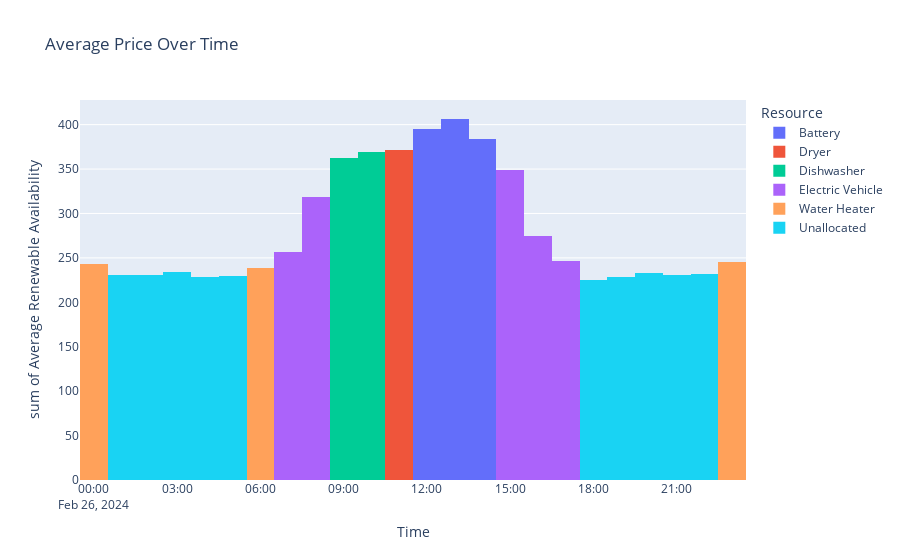

The notebook cell saved with this chart:
### Code cell
def allocate_resources_by_energy_availability(resources, energy_mix_averaged_by_hour):
    # sort by price asc
    energy_data_averaged_by_hour_sorted = sorted(energy_mix_averaged_by_hour, key=itemgetter(1), reverse=True)
    return allocate_resources(resources, energy_data_averaged_by_hour_sorted)

renewable_data_with_resources_allocated = allocate_resources_by_energy_availability(resources, energy_mix_averaged_by_hour)

resources_allocated = pd.DataFrame(renewable_data_with_resources_allocated, columns=["Resource", "Time", "Average Renewable Availability"])
num_chart_bins = len(resources_allocated)
fig = px.histogram(resources_allocated, x="Time", y="Average Renewable Availability", title="Average Price Over Time", color="Resource", nbins = num_chart_bins)
fig.show()

### Figure 1 — Plotly figure (JSON) as saved in the notebook; plotly's stock layout.template omitted (floating-point values rounded to 4 significant figures)
{"data": [{"alignmentgroup": "True", "bingroup": "x", "histfunc": "sum", "hovertemplate": "Resource=Battery<br>Time=%{x}<br>sum of Average Renewable Availability=%{y}<extra></extra>", "legendgroup": "Battery", "marker": {"color": "#636efa", "pattern": {"shape": ""}}, "name": "Battery", "nbinsx": 24, "offsetgroup": "Battery", "orientation": "v", "showlegend": true, "type": "histogram", "x": ["2024-02-26T13:15:00-05:00", "2024-02-26T12:15:00-05:00", "2024-02-26T14:15:00-05:00"], "xaxis": "x", "y": [406.3, 395.5, 383.8], "yaxis": "y"}, {"alignmentgroup": "True", "bingroup": "x", "histfunc": "sum", "hovertemplate": "Resource=Dryer<br>Time=%{x}<br>sum of Average Renewable Availability=%{y}<extra></extra>", "legendgroup": "Dryer", "marker": {"color": "#EF553B", "pattern": {"shape": ""}}, "name": "Dryer", "nbinsx": 24, "offsetgroup": "Dryer", "orientation": "v", "showlegend": true, "type": "histogram", "x": ["2024-02-26T11:15:00-05:00"], "xaxis": "x", "y": [371.7], "yaxis": "y"}, {"alignmentgroup": "True", "bingroup": "x", "histfunc": "sum", "hovertemplate": "Resource=Dishwasher<br>Time=%{x}<br>sum of Average Renewable Availability=%{y}<extra></extra>", "legendgroup": "Dishwasher", "marker": {"color": "#00cc96", "pattern": {"shape": ""}}, "name": "Dishwasher", "nbinsx": 24, "offsetgroup": "Dishwasher", "orientation": "v", "showlegend": true, "type": "histogram", "x": ["2024-02-26T10:15:00-05:00", "2024-02-26T09:15:00-05:00"], "xaxis": "x", "y": [369.3, 362.2], "yaxis": "y"}, {"alignmentgroup": "True", "bingroup": "x", "histfunc": "sum", "hovertemplate": "Resource=Electric Vehicle<br>Time=%{x}<br>sum of Average Renewable Availability=%{y}<extra></extra>", "legendgroup": "Electric Vehicle", "marker": {"color": "#ab63fa", "pattern": {"shape": ""}}, "name": "Electric Vehicle", "nbinsx": 24, "offsetgroup": "Electric Vehicle", "orientation": "v", "showlegend": true, "type": "histogram", "x": ["2024-02-26T15:15:00-05:00", "2024-02-26T08:15:00-05:00", "2024-02-26T16:15:00-05:00", "2024-02-26T07:15:00-05:00", "2024-02-26T17:14:37-05:00"], "xaxis": "x", "y": [348.7, 318.9, 275.1, 256.9, 246.1], "yaxis": "y"}, {"alignmentgroup": "True", "bingroup": "x", "histfunc": "sum", "hovertemplate": "Resource=Water Heater<br>Time=%{x}<br>sum of Average Renewable Availability=%{y}<extra></extra>", "legendgroup": "Water Heater", "marker": {"color": "#FFA15A", "pattern": {"shape": ""}}, "name": "Water Heater", "nbinsx": 24, "offsetgroup": "Water Heater", "orientation": "v", "showlegend": true, "type": "histogram", "x": ["2024-02-26T23:00:00-05:00", "2024-02-26T00:05:00-05:00", "2024-02-26T06:15:00-05:00"], "xaxis": "x", "y": [245.6, 242.6, 238.9], "yaxis": "y"}, {"alignmentgroup": "True", "bingroup": "x", "histfunc": "sum", "hovertemplate": "Resource=Unallocated<br>Time=%{x}<br>sum of Average Renewable Availability=%{y}<extra></extra>", "legendgroup": "Unallocated", "marker": {"color": "#19d3f3", "pattern": {"shape": ""}}, "name": "Unallocated", "nbinsx": 24, "offsetgroup": "Unallocated", "orientation": "v", "showlegend": true, "type": "histogram", "x": ["2024-02-26T03:15:00-05:00", "2024-02-26T20:00:00-05:00", "2024-02-26T22:00:00-05:00", "2024-02-26T21:00:00-05:00", "2024-02-26T01:10:00-05:00", "2024-02-26T02:15:00-05:00", "2024-02-26T05:15:00-05:00", "2024-02-26T19:00:00-05:00", "2024-02-26T04:15:00-05:00", "2024-02-26T18:00:00-05:00"], "xaxis": "x", "y": [234.3, 233.4, 232.2, 231.1, 230.9, 230.8, 229.7, 228.8, 228.2, 225], "yaxis": "y"}], "layout": {"autosize": true, "barmode": "relative", "legend": {"title": {"text": "Resource"}, "tracegroupgap": 0}, "title": {"text": "Average Price Over Time"}, "xaxis": {"anchor": "y", "autorange": true, "domain": [0, 1], "range": ["2024-02-25 23:30", "2024-02-26 23:30"], "title": {"text": "Time"}, "type": "date"}, "yaxis": {"anchor": "x", "autorange": true, "domain": [0, 1], "range": [0, 427.7], "title": {"text": "sum of Average Renewable Availability"}, "type": "linear"}}}
